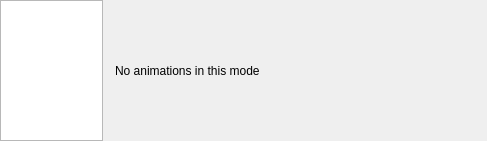
<?xml version="1.0" encoding="UTF-8"?>
<ui version="4.0">
 <class>KbAnimWidget</class>
 <widget class="QWidget" name="KbAnimWidget">
  <property name="geometry">
   <rect>
    <x>0</x>
    <y>0</y>
    <width>487</width>
    <height>141</height>
   </rect>
  </property>
  <property name="windowTitle">
   <string>Form</string>
  </property>
  <layout class="QGridLayout" name="gridLayout">
   <property name="leftMargin">
    <number>0</number>
   </property>
   <property name="topMargin">
    <number>0</number>
   </property>
   <property name="rightMargin">
    <number>0</number>
   </property>
   <property name="bottomMargin">
    <number>0</number>
   </property>
   <item row="0" column="2" rowspan="2">
    <widget class="QStackedWidget" name="selectionStack">
     <widget class="QWidget" name="noSelPage">
      <layout class="QGridLayout" name="gridLayout_2">
       <property name="leftMargin">
        <number>6</number>
       </property>
       <property name="topMargin">
        <number>6</number>
       </property>
       <property name="rightMargin">
        <number>6</number>
       </property>
       <property name="bottomMargin">
        <number>6</number>
       </property>
       <item row="0" column="0">
        <widget class="QLabel" name="noAnimLabel">
         <property name="text">
          <string>No animations in this mode</string>
         </property>
        </widget>
       </item>
      </layout>
     </widget>
     <widget class="QWidget" name="animPage">
      <layout class="QVBoxLayout" name="verticalLayout">
       <property name="leftMargin">
        <number>6</number>
       </property>
       <property name="topMargin">
        <number>0</number>
       </property>
       <property name="rightMargin">
        <number>0</number>
       </property>
       <property name="bottomMargin">
        <number>0</number>
       </property>
       <item>
        <layout class="QHBoxLayout" name="horizontalLayout">
         <item>
          <widget class="QLabel" name="aNameLabel">
           <property name="font">
            <font>
             <weight>75</weight>
             <bold>true</bold>
            </font>
           </property>
           <property name="text">
            <string>Animation name</string>
           </property>
          </widget>
         </item>
         <item>
          <widget class="QLabel" name="aVerLabel">
           <property name="text">
            <string>v0.0</string>
           </property>
          </widget>
         </item>
         <item>
          <spacer name="horizontalSpacer">
           <property name="orientation">
            <enum>Qt::Horizontal</enum>
           </property>
           <property name="sizeHint" stdset="0">
            <size>
             <width>40</width>
             <height>20</height>
            </size>
           </property>
          </spacer>
         </item>
         <item>
          <widget class="QLabel" name="aCopyLabel">
           <property name="text">
            <string>Copyright ©</string>
           </property>
          </widget>
         </item>
        </layout>
       </item>
       <item>
        <spacer name="verticalSpacer_3">
         <property name="orientation">
          <enum>Qt::Vertical</enum>
         </property>
         <property name="sizeHint" stdset="0">
          <size>
           <width>20</width>
           <height>40</height>
          </size>
         </property>
        </spacer>
       </item>
       <item>
        <layout class="QGridLayout" name="gridLayout_3">
         <item row="0" column="3" colspan="2">
          <widget class="QLineEdit" name="nameBox">
           <property name="sizePolicy">
            <sizepolicy hsizetype="Fixed" vsizetype="Fixed">
             <horstretch>0</horstretch>
             <verstretch>0</verstretch>
            </sizepolicy>
           </property>
           <property name="minimumSize">
            <size>
             <width>150</width>
             <height>0</height>
            </size>
           </property>
           <property name="maximumSize">
            <size>
             <width>150</width>
             <height>16777215</height>
            </size>
           </property>
          </widget>
         </item>
         <item row="1" column="3">
          <widget class="QDoubleSpinBox" name="opacityBox">
           <property name="suffix">
            <string>%</string>
           </property>
           <property name="decimals">
            <number>1</number>
           </property>
           <property name="value">
            <double>100.000000000000000</double>
           </property>
          </widget>
         </item>
         <item row="2" column="3" colspan="2">
          <widget class="QComboBox" name="blendBox">
           <item>
            <property name="text">
             <string>Normal</string>
            </property>
           </item>
           <item>
            <property name="text">
             <string>Add</string>
            </property>
           </item>
           <item>
            <property name="text">
             <string>Subtract</string>
            </property>
           </item>
           <item>
            <property name="text">
             <string>Multiply</string>
            </property>
           </item>
           <item>
            <property name="text">
             <string>Divide</string>
            </property>
           </item>
          </widget>
         </item>
         <item row="2" column="1">
          <widget class="QLabel" name="label_6">
           <property name="text">
            <string>Blend mode:</string>
           </property>
          </widget>
         </item>
         <item row="0" column="0">
          <spacer name="horizontalSpacer_4">
           <property name="orientation">
            <enum>Qt::Horizontal</enum>
           </property>
           <property name="sizeType">
            <enum>QSizePolicy::Fixed</enum>
           </property>
           <property name="sizeHint" stdset="0">
            <size>
             <width>0</width>
             <height>0</height>
            </size>
           </property>
          </spacer>
         </item>
         <item row="0" column="2">
          <spacer name="horizontalSpacer_2">
           <property name="orientation">
            <enum>Qt::Horizontal</enum>
           </property>
           <property name="sizeType">
            <enum>QSizePolicy::Fixed</enum>
           </property>
           <property name="sizeHint" stdset="0">
            <size>
             <width>30</width>
             <height>20</height>
            </size>
           </property>
          </spacer>
         </item>
         <item row="1" column="1">
          <widget class="QLabel" name="label_5">
           <property name="text">
            <string>Opacity:</string>
           </property>
          </widget>
         </item>
         <item row="0" column="5">
          <spacer name="horizontalSpacer_3">
           <property name="orientation">
            <enum>Qt::Horizontal</enum>
           </property>
           <property name="sizeHint" stdset="0">
            <size>
             <width>40</width>
             <height>20</height>
            </size>
           </property>
          </spacer>
         </item>
         <item row="0" column="1">
          <widget class="QLabel" name="label_7">
           <property name="text">
            <string>Name:</string>
           </property>
          </widget>
         </item>
         <item row="1" column="6">
          <widget class="QPushButton" name="keyButton">
           <property name="text">
            <string>Set keys</string>
           </property>
          </widget>
         </item>
         <item row="2" column="6">
          <widget class="QPushButton" name="deleteButton">
           <property name="text">
            <string>Delete animation</string>
           </property>
          </widget>
         </item>
         <item row="0" column="6">
          <widget class="QPushButton" name="propertyButton">
           <property name="text">
            <string>Edit properties</string>
           </property>
          </widget>
         </item>
         <item row="1" column="4">
          <spacer name="horizontalSpacer_5">
           <property name="orientation">
            <enum>Qt::Horizontal</enum>
           </property>
           <property name="sizeHint" stdset="0">
            <size>
             <width>40</width>
             <height>20</height>
            </size>
           </property>
          </spacer>
         </item>
        </layout>
       </item>
       <item>
        <spacer name="verticalSpacer_2">
         <property name="orientation">
          <enum>Qt::Vertical</enum>
         </property>
         <property name="sizeHint" stdset="0">
          <size>
           <width>20</width>
           <height>40</height>
          </size>
         </property>
        </spacer>
       </item>
      </layout>
     </widget>
     <widget class="QWidget" name="aMissingPage">
      <layout class="QGridLayout" name="gridLayout_4">
       <item row="0" column="0">
        <widget class="QLabel" name="aMissingLabel">
         <property name="font">
          <font>
           <weight>75</weight>
           <bold>true</bold>
          </font>
         </property>
         <property name="text">
          <string>Mising animation</string>
         </property>
        </widget>
       </item>
      </layout>
     </widget>
    </widget>
   </item>
   <item row="0" column="0" rowspan="2">
    <widget class="RListWidget" name="animList">
     <property name="maximumSize">
      <size>
       <width>130</width>
       <height>16777215</height>
      </size>
     </property>
     <property name="contextMenuPolicy">
      <enum>Qt::CustomContextMenu</enum>
     </property>
     <property name="frameShadow">
      <enum>QFrame::Plain</enum>
     </property>
     <property name="dragDropMode">
      <enum>QAbstractItemView::InternalMove</enum>
     </property>
     <property name="movement">
      <enum>QListView::Snap</enum>
     </property>
    </widget>
   </item>
  </layout>
 </widget>
 <customwidgets>
  <customwidget>
   <class>RListWidget</class>
   <extends>QListWidget</extends>
   <header>rlistwidget.h</header>
  </customwidget>
 </customwidgets>
 <resources/>
 <connections/>
</ui>
